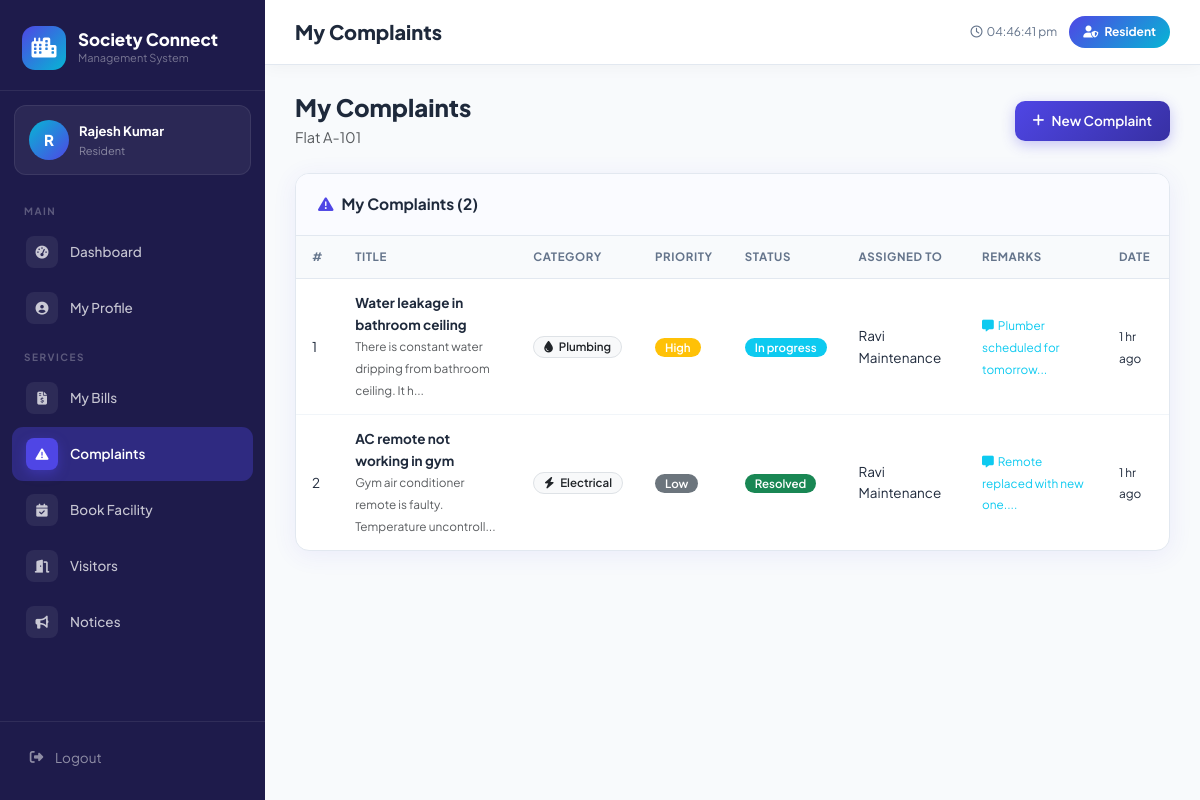
/user/complaints.php (signed in), run on the app's committed database.
### tables this page shows
CREATE TABLE `residents` (
  `id`            INT          UNSIGNED AUTO_INCREMENT PRIMARY KEY,
  `user_id`       INT          UNSIGNED NOT NULL,
  `flat_id`       INT          UNSIGNED NOT NULL,
  `resident_type` ENUM('owner','tenant') DEFAULT 'owner',
  `members_count` TINYINT      DEFAULT 1,
  `vehicles`      VARCHAR(200) DEFAULT NULL,
  `move_in_date`  DATE         DEFAULT NULL,
  `emergency_contact` VARCHAR(20) DEFAULT NULL,
  `created_at`    TIMESTAMP    DEFAULT CURRENT_TIMESTAMP,
  FOREIGN KEY (`user_id`) REFERENCES `users`(`id`) ON DELETE CASCADE,
  FOREIGN KEY (`flat_id`) REFERENCES `flats`(`id`) ON DELETE CASCADE
);

CREATE TABLE `flats` (
  `id`          INT          UNSIGNED AUTO_INCREMENT PRIMARY KEY,
  `flat_no`     VARCHAR(20)  NOT NULL,
  `block`       VARCHAR(10)  NOT NULL,
  `floor`       TINYINT      NOT NULL DEFAULT 0,
  `type`        ENUM('1BHK','2BHK','3BHK','4BHK','Penthouse') DEFAULT '2BHK',
  `area_sqft`   INT          DEFAULT 0,
  `status`      ENUM('occupied','vacant','under_maintenance') DEFAULT 'vacant',
  `created_at`  TIMESTAMP    DEFAULT CURRENT_TIMESTAMP
);

CREATE TABLE `complaints` (
  `id`           INT          UNSIGNED AUTO_INCREMENT PRIMARY KEY,
  `resident_id`  INT          UNSIGNED NOT NULL,
  `flat_id`      INT          UNSIGNED NOT NULL,
  `title`        VARCHAR(200) NOT NULL,
  `description`  TEXT         NOT NULL,
  `category`     ENUM('electrical','plumbing','civil','housekeeping','security','lift','common_area','other') DEFAULT 'other',
  `priority`     ENUM('low','medium','high','critical') DEFAULT 'medium',
  `status`       ENUM('open','assigned','in_progress','resolved','closed') DEFAULT 'open',
  `assigned_to`  INT          UNSIGNED DEFAULT NULL,
  `resolved_at`  DATETIME     DEFAULT NULL,
  `remarks`      TEXT         DEFAULT NULL,
  `created_at`   TIMESTAMP    DEFAULT CURRENT_TIMESTAMP,
  `updated_at`   TIMESTAMP    DEFAULT CURRENT_TIMESTAMP ON UPDATE CURRENT_TIMESTAMP,
  FOREIGN KEY (`resident_id`) REFERENCES `residents`(`id`) ON DELETE CASCADE,
  FOREIGN KEY (`flat_id`)     REFERENCES `flats`(`id`)     ON DELETE CASCADE,
  FOREIGN KEY (`assigned_to`) REFERENCES `staff`(`id`)     ON DELETE SET NULL
);

CREATE TABLE `users` (
  `id`          INT          UNSIGNED AUTO_INCREMENT PRIMARY KEY,
  `name`        VARCHAR(100) NOT NULL,
  `email`       VARCHAR(150) NOT NULL UNIQUE,
  `password`    VARCHAR(255) NOT NULL,
  `role`        ENUM('admin','resident','staff') NOT NULL DEFAULT 'resident',
  `phone`       VARCHAR(20)  DEFAULT NULL,
  `avatar`      VARCHAR(255) DEFAULT NULL,
  `status`      ENUM('active','inactive') DEFAULT 'active',
  `last_login`  DATETIME     DEFAULT NULL,
  `created_at`  TIMESTAMP    DEFAULT CURRENT_TIMESTAMP,
  `updated_at`  TIMESTAMP    DEFAULT CURRENT_TIMESTAMP ON UPDATE CURRENT_TIMESTAMP
);

### user/complaints.php (the view, shortened to what this page needs)
<?php
require_once '../config/db.php';
$db   = getDB();
$user = currentUser();
$resStmt = $db->prepare("SELECT r.*, f.flat_no, f.id as flat_id FROM residents r JOIN flats f ON r.flat_id=f.id WHERE r.user_id=? LIMIT 1");
$resStmt->execute([$user['id']]);
$resident = $resStmt->fetch();
$complaints = $db->prepare("SELECT c.*, s.designation, us.name as staff_name
                             FROM complaints c
                             LEFT JOIN staff s ON c.assigned_to=s.id
                             LEFT JOIN users us ON s.user_id=us.id
                             WHERE c.resident_id=? ORDER BY c.created_at DESC");
$complaints->execute([$resident['id']]);
$complaints = $complaints->fetchAll();
require_once '../includes/header.php';
?>
<div class="d-flex align-items-center justify-content-between mb-4">
    <div>
        <h4 class="fw-800 mb-1">My Complaints</h4>
        <p class="text-muted mb-0">Flat <?= e($resident['flat_no']) ?></p>
    </div>
    <button class="btn-sc primary" data-bs-toggle="modal" data-bs-target="#addComplaintModal">
        <i class="fa-solid fa-plus"></i> New Complaint
    </button>
</div>
<div class="sc-card">
    <div class="sc-card-header">
        <div class="sc-card-title"><i class="fa-solid fa-triangle-exclamation"></i> My Complaints (<?= count($complaints) ?>)</div>
    </div>
    <div class="table-responsive">
        <?php if (empty($complaints)): ?>
        <div class="empty-state">
            <div class="empty-icon"><i class="fa-solid fa-face-smile"></i></div>
            <h5>No Complaints</h5>
            <p>You haven't lodged any complaints. Everything looks good!</p>
        </div>
        <?php else: ?>
        <table class="table-sc">
            <thead>
                <tr><th>#</th><th>Title</th><th>Category</th><th>Priority</th><th>Status</th><th>Assigned To</th><th>Remarks</th><th>Date</th></tr>
            </thead>
            <tbody>
            <?php foreach ($complaints as $i => $c): ?>
            <tr>
                <td><?= $i+1 ?></td>
                <td>
                    <div class="fw-700"><?= e($c['title']) ?></div>
                    <small class="text-muted"><?= e(substr($c['description'],0,60)) ?>...</small>
                </td>
                <td>
                    <span class="badge bg-light text-dark border">
                        <i class="fa-solid fa-<?= categoryIcon($c['category']) ?> me-1"></i>
                        <?= ucfirst($c['category']) ?>
                    </span>
                </td>
                <td><?= statusBadge($c['priority']) ?></td>
                <td><?= statusBadge($c['status']) ?></td>
                <td><?= $c['staff_name'] ? e($c['staff_name']) : '<span class="text-muted">Not assigned</span>' ?></td>
                <td>
                    <?php if ($c['remarks']): ?>
                    <span class="text-info small" title="<?= e($c['remarks']) ?>">
                        <i class="fa-solid fa-message me-1"></i><?= e(substr($c['remarks'],0,30)) ?>...
                    </span>
                    <?php else: ?><span class="text-muted">—</span><?php endif; ?>
                </td>
                <td><small><?= timeAgo($c['created_at']) ?></small></td>
            </tr>
            <?php endforeach; ?>
            </tbody>
        </table>
        <?php endif; ?>
    </div>
</div>
<?php require_once '../includes/footer.php'; ?>

### config/db.php (shortened to what this page needs)
<?php
function e(mixed $val): string {
    return htmlspecialchars((string)$val, ENT_QUOTES, 'UTF-8');
}
function statusBadge(string $status, string $type = 'general'): string {
    $map = [
        'paid'        => 'success',
        'pending'     => 'warning',
        'overdue'     => 'danger',
        'waived'      => 'secondary',
        'open'        => 'danger',
        'assigned'    => 'warning',
        'in_progress' => 'info',
        'resolved'    => 'success',
        'closed'      => 'secondary',
        'approved'    => 'success',
        'rejected'    => 'danger',
        'cancelled'   => 'secondary',
        'completed'   => 'primary',
        'inside'      => 'success',
        'exited'      => 'secondary',
        'pre_approved'=> 'info',
        'active'      => 'success',
        'inactive'    => 'secondary',
        'available'   => 'success',
        'maintenance' => 'warning',
        'closed'      => 'danger',
        'occupied'    => 'primary',
        'vacant'      => 'success',
        'under_maintenance' => 'warning',
        'low'         => 'secondary',
        'medium'      => 'info',
        'high'        => 'warning',
        'critical'    => 'danger',
    ];
    $cls   = $map[$status] ?? 'secondary';
    $label = ucfirst(str_replace('_', ' ', $status));
    return "<span class=\"badge bg-{$cls}\">{$label}</span>";
}
function categoryIcon(string $cat): string {
    $icons = [
        'electrical'  => 'bolt',
        'plumbing'    => 'droplet',
        'civil'       => 'hammer',
        'housekeeping'=> 'broom',
        'security'    => 'shield-halved',
        'lift'        => 'elevator',
        'common_area' => 'people-group',
        'other'       => 'circle-dot',
        'general'     => 'bullhorn',
        'urgent'      => 'triangle-exclamation',
        'event'       => 'calendar-star',
        'finance'     => 'indian-rupee-sign',
    ];
    return $icons[$cat] ?? 'circle-dot';
}
function timeAgo(string $datetime): string {
    $time = strtotime($datetime);
    $diff = time() - $time;
    if ($diff < 86400)  return floor($diff / 3600)  . ' hr ago';
    return date('d M Y', $time);
}

### assets/css/style.css (style rules this page uses)
:root { --primary: #4F46E5; --primary-light: #818CF8; --primary-dark: #3730A3; --secondary: #06B6D4; --secondary-light:#67E8F9; --accent: #F59E0B; --success: #10B981; --danger: #EF4444; --warning: #F59E0B; --info: #06B6D4; --bg: #F8FAFC; --card-bg: #FFFFFF; --sidebar-bg: #1E1B4B; --sidebar-text: rgba(255,255,255,0.75); --sidebar-active: rgba(255,255,255,0.15); --border: #E2E8F0; --text: #1E293B; --text-muted: #64748B; --shadow: 0 4px 24px rgba(79,70,229,0.08); --shadow-lg: 0 8px 40px rgba(79,70,229,0.15); --radius: 14px; --radius-sm: 8px; --radius-lg: 20px; --sidebar-w: 265px; --font: 'Plus Jakarta Sans', sans-serif; --font-alt: 'Space Grotesk', sans-serif; }
*, *::before, *::after { margin: 0; padding: 0; box-sizing: border-box; }
html { scroll-behavior: smooth; }
body { font-family: var(--font); background: var(--bg); color: var(--text); font-size: 14.5px; line-height: 1.6; -webkit-font-smoothing: antialiased; }
.sc-card { background: white; border-radius: var(--radius); box-shadow: var(--shadow); border: 1px solid var(--border); overflow: hidden; margin-bottom: 24px; }
.sc-card-header { padding: 18px 22px; border-bottom: 1px solid var(--border); display: flex; align-items: center; justify-content: space-between; background: #FAFBFF; }
.sc-card-title { font-size: 15.5px; font-weight: 700; color: var(--text); display: flex; align-items: center; gap: 8px; }
.sc-card-title i { color: var(--primary); }
.table-sc { width: 100%; border-collapse: collapse; font-size: 13.5px; }
.table-sc thead th { background: #F8FAFC; padding: 12px 16px; text-align: left; font-size: 11.5px; font-weight: 700; color: var(--text-muted); text-transform: uppercase; letter-spacing: 0.6px; border-bottom: 1px solid var(--border); white-space: nowrap; }
.table-sc tbody td { padding: 13px 16px; border-bottom: 1px solid #F1F5F9; color: var(--text); vertical-align: middle; }
.table-sc tbody tr:last-child td { border-bottom: none; }
.btn-sc { display: inline-flex; align-items: center; gap: 7px; padding: 9px 18px; border-radius: 10px; font-size: 13.5px; font-weight: 600; border: none; cursor: pointer; text-decoration: none; transition: all 0.2s; white-space: nowrap; }
.btn-sc.primary { background: linear-gradient(135deg, var(--primary), var(--primary-dark)); color: white; box-shadow: 0 4px 14px rgba(79,70,229,0.3); }
.badge { font-size: 11.5px; font-weight: 600; padding: 4px 10px; border-radius: 20px; }
.fw-700 { font-weight: 700 !important; }
.fw-800 { font-weight: 800 !important; }

### data on the page
residents: flat.flat_no "A-101"
complaints: title "Water leakage in bathroom ceiling", description "There is constant water dripping from bathroom ceiling. It h", category "Plumbing", priority "High In progress", users.name "Ravi Maintenance", remarks "Plumber scheduled for tomorrow", created_at "1 hr ago"
complaints: title "AC remote not working in gym", description "Gym air conditioner remote is faulty. Temperature uncontroll", category "Electrical", priority "Low Resolved", users.name "Ravi Maintenance", remarks "Remote replaced with new one.", created_at "1 hr ago"

### other printed values
$userInitial "R"
$userName "Rajesh Kumar"
$userRole "Resident"
$section "MAIN"
$item['label'] "Dashboard"
$item['label'] "My Profile"
$section "SERVICES"
$item['label'] "My Bills"
$item['label'] "Complaints"
$item['label'] "Book Facility"
$item['label'] "Visitors"
$item['label'] "Notices"
$pageTitle "My Complaints"
currentUser()['role'] "Resident"
count($complaints) "2"
